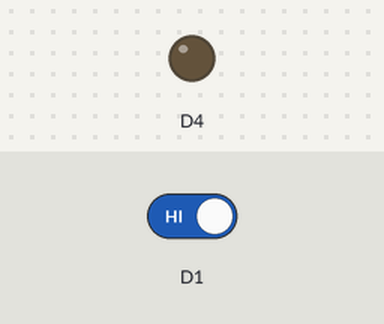
Recording of a sketch running on a simulated ESP8266 (NodeMCU). On the bench: output pins drawn as LEDs (lit = HIGH, except the on-board LED, lit = LOW). Dashed ring = blinking. The inputs (shaded band) are chosen by the test bench; at power-on: D1 HIGH. WiFi joins after 1.5 s; servers stay silent unless stated; no MQTT or app messages arrive unless stated; what the sketch prints to the serial monitor is not drawn.

Above: at 2.7 s.
2.8 s: D1 driven LOW
At 3.2 s:
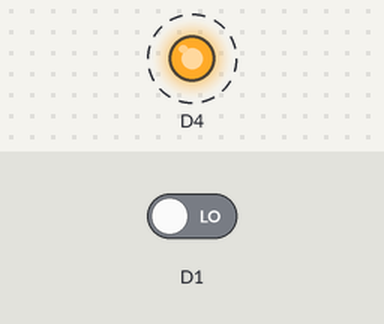
5.8 s: D1 driven HIGH
At 5.8 s:
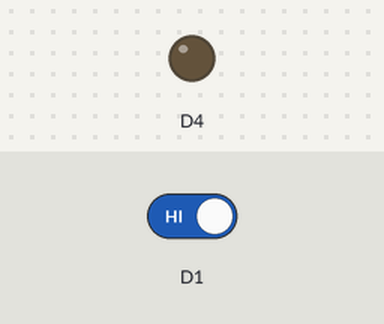
Timing chart, 0 to 8.8 s (numbered marks = the images above; inputs shaded):
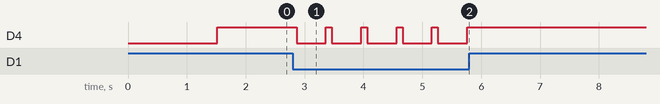

Measured:
- after the input at 2.8 s, D4: alternates HIGH for 0.10 s and LOW for 0.50 s, starting after 0.06 s
- after the input at 5.8 s, D4: stops changing and stays HIGH

The sketch:

simple_switch.ino
```cpp
#include <ESP8266WiFi.h>
#include "Adafruit_MQTT.h"
#include "Adafruit_MQTT_Client.h"

#define WLAN_SSID       ""
#define WLAN_PASS       ""

WiFiClient client;
Adafruit_MQTT_Client mqtt(&client, "10.0.1.1", 1883);
Adafruit_MQTT_Publish photocell = Adafruit_MQTT_Publish(&mqtt, "domos/bedroom/switch");

void MQTT_connect();

void setup() {
  Serial.begin(115200);
  pinMode(BUILTIN_LED, OUTPUT);
  digitalWrite(BUILTIN_LED, LOW);
  delay(10);
  pinMode(D1, INPUT);

  Serial.println(); Serial.println();
  Serial.print("Connecting to ");
  Serial.println(WLAN_SSID);

  WiFi.begin(WLAN_SSID, WLAN_PASS);
  while (WiFi.status() != WL_CONNECTED) {
    delay(500);
    Serial.print(".");
  }
  Serial.println();
  Serial.println("WiFi connected");
  Serial.println("IP address: "); Serial.println(WiFi.localIP());
  digitalWrite(BUILTIN_LED, HIGH);

}

void loop() {
  if (!digitalRead(D1)) {

    MQTT_connect();
    Serial.print("...");
    if (! photocell.publish("1")) {
      Serial.println(F("Failed"));
    } else {
      digitalWrite(BUILTIN_LED, LOW);
      Serial.println(F("OK!"));
      delay(500);
      digitalWrite(BUILTIN_LED, HIGH);
    }
  }
  delay(100);
}

void MQTT_connect() {
  int8_t ret;
  if (mqtt.connected()) {
    return;
  }
  uint8_t retries = 3;
  while ((ret = mqtt.connect()) != 0) {
    mqtt.disconnect();
    delay(5000);
    retries--;
    if (retries == 0) {
      while (1);
    }
  }
}
```
